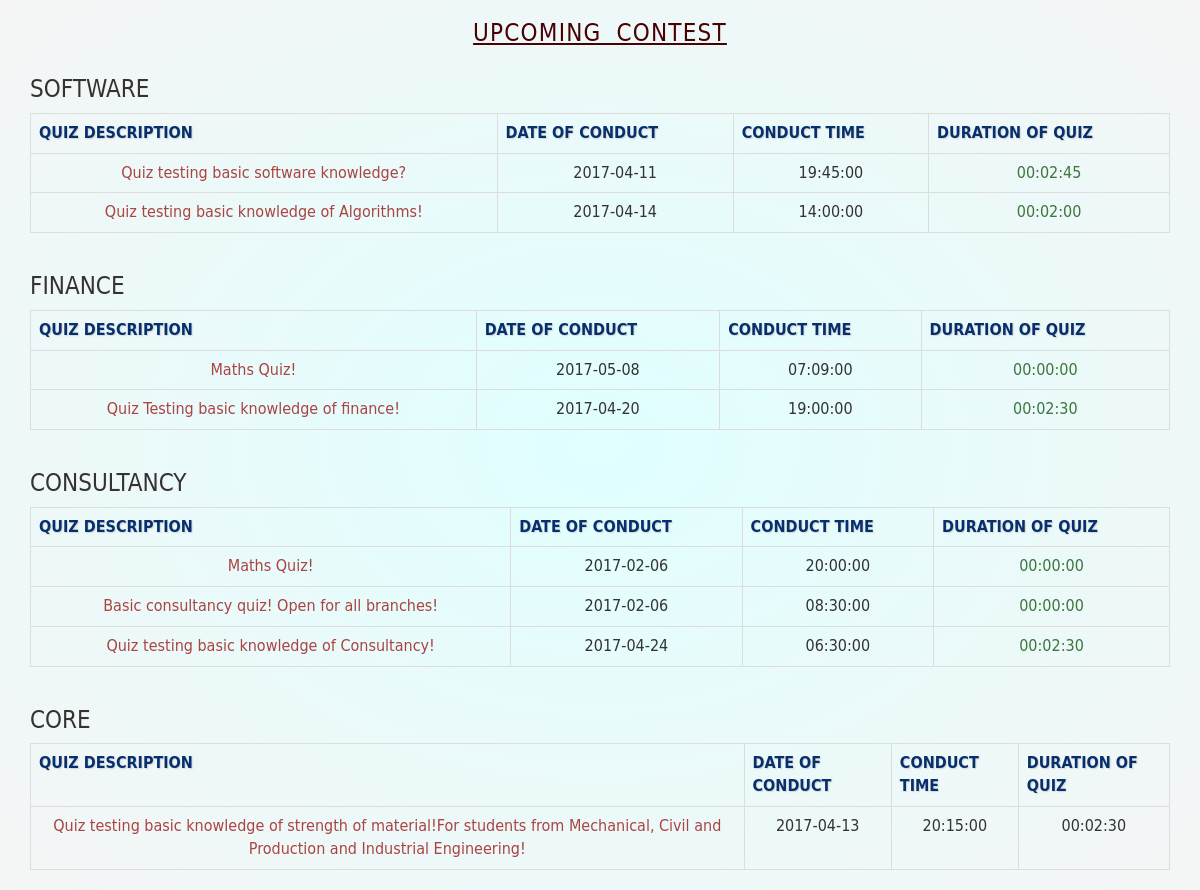
Screenshot of /upcoming.php with the database file from the repository.
### tables this page shows
CREATE TABLE IF NOT EXISTS `quiz_details` (
  `Section` varchar(255) NOT NULL,
  `quiz_id` int(11) NOT NULL,
  `quiz_description` varchar(255) NOT NULL,
  `test_admin` varchar(255) NOT NULL,
  `email` varchar(255) NOT NULL,
  `conduct_date` date NOT NULL,
  `conduct_time` time NOT NULL,
  `duration` time NOT NULL,
  `no_question` int(11) DEFAULT NULL
);

### upcoming.php (the view, shortened to what this page needs)
<link rel="stylesheet" href="css/bootstrap.css">
<?php
include("dbconfig.php");
?>
<div class="text-center ele"><u><h3>UPCOMING CONTEST</h3></u></div>
<div class="container">
<table class="table table-bordered" cellspacing="10px" cellpadding="10px" border="1">
<h3> SOFTWARE</h3>
<tr><th>QUIZ DESCRIPTION</th>
<th>DATE OF CONDUCT</th>
<th>CONDUCT TIME</th>
<th>DURATION OF QUIZ</th>
</tr>
<?php
$q= "SELECT * FROM quiz_details WHERE section='software' ";
$result=mysqli_query($con,$q);
while($row=mysqli_fetch_array($result))
{echo "<tr>";
echo "<td class='text-danger'>".$row["quiz_description"]."</td>";
echo "<td>".$row["conduct_date"]."</td>";
echo "<td>".$row["conduct_time"]."</td>";
echo "<td class='text-success'>".$row["duration"]."</td>";
echo "</tr>";
}
?>
</table></div>
<div class="container">
<table class="table table-bordered" cellspacing="10px" cellpadding="10px">
<h3> FINANCE</h3>
<tr><th>QUIZ DESCRIPTION</th>
<th>DATE OF CONDUCT</th>
<th>CONDUCT TIME</th>
<th>DURATION OF QUIZ</th>
</tr>
<?php
$q= "SELECT * FROM quiz_details WHERE section='finance' ";
$result=mysqli_query($con,$q);
while($row=mysqli_fetch_array($result))
{echo "<tr>";
echo "<td class='text-danger'>".$row["quiz_description"]."</td>";
echo "<td>".$row["conduct_date"]."</td>";
echo "<td>".$row["conduct_time"]."</td>";
echo "<td class='text-success'>".$row["duration"]."</td>";
echo "</tr>";
}
?>
</table></div>
<div class="container">
<table class="table table-bordered" cellspacing="10px" cellpadding="10px">
<h3> CONSULTANCY</h3>
<tr><th>QUIZ DESCRIPTION</th>
<th>DATE OF CONDUCT</th>
<th>CONDUCT TIME</th>
<th>DURATION OF QUIZ</th>
</tr>
<?php
$q= "SELECT * FROM quiz_details WHERE section='consultancy' ";
$result=mysqli_query($con,$q);
while($row=mysqli_fetch_array($result))
{echo "<tr>";
echo "<td class='text-danger'>".$row["quiz_description"]."</td>";
echo "<td>".$row["conduct_date"]."</td>";
echo "<td>".$row["conduct_time"]."</td>";
echo "<td class='text-success'>".$row["duration"]."</td>";
echo "</tr>";
}
?>
</table></div>
<div class="container">
<table class="table table-bordered" cellspacing="10px" cellpadding="10px">
<h3> CORE</h3>
<tr><th>QUIZ DESCRIPTION</th>
<th>DATE OF CONDUCT</th>
<th>CONDUCT TIME</th>
<th>DURATION OF QUIZ</th>
</tr>
<?php
$q= "SELECT * FROM quiz_details WHERE section='core' ";
$result=mysqli_query($con,$q);
while($row=mysqli_fetch_array($result))
{echo "<tr>";
echo "<td class='text-danger'>".$row["quiz_description"]."</td>";
echo "<td>".$row["conduct_date"]."</td>";
echo "<td>".$row["conduct_time"]."</td>";
echo "<td>".$row["duration"]."</td>";
echo "</tr>";
}
?>
</table>
</div>

### upcoming.php (style rules this page uses)
* { font-family:"Gill Sans", "Gill Sans MT", "Myriad Pro", "DejaVu Sans Condensed", Helvetica, Arial, sans-serif; }
tr { text-align:center; }
h3 { font-size:14px; text-shadow:2px 1.3px 1.6px whitesmoke; }
th { color:#062F6E; text-shadow:1px 1.2px 1.4px lightgrey; }
.ele { color:#470304; text-weight:600; text-shadow:1.5px 1.5px 2px red; letter-spacing:1.2px; word-spacing:7px; }

### rows the page displays
quiz_details: quiz_description "Quiz testing basic software knowledge?", conduct_date "2017-04-11", conduct_time "19:45:00", duration "00:02:45"
quiz_details: quiz_description "Quiz testing basic knowledge of Algorithms!", conduct_date "2017-04-14", conduct_time "14:00:00", duration "00:02:00"
quiz_details: quiz_description "Maths Quiz!", conduct_date "2017-05-08", conduct_time "07:09:00", duration "00:00:00"
quiz_details: quiz_description "Quiz Testing basic knowledge of finance!", conduct_date "2017-04-20", conduct_time "19:00:00", duration "00:02:30"
quiz_details: quiz_description "Maths Quiz!", conduct_date "2017-02-06", conduct_time "20:00:00", duration "00:00:00"
quiz_details: quiz_description "Basic consultancy quiz! Open for all branches!", conduct_date "2017-02-06", conduct_time "08:30:00", duration "00:00:00"
quiz_details: quiz_description "Quiz testing basic knowledge of Consultancy!", conduct_date "2017-04-24", conduct_time "06:30:00", duration "00:02:30"
quiz_details: quiz_description "Quiz testing basic knowledge of strength of material!For students from Mechanical, Civil and Production and Industrial Engineering!", conduct_date "2017-04-13", conduct_time "20:15:00", duration "00:02:30"
